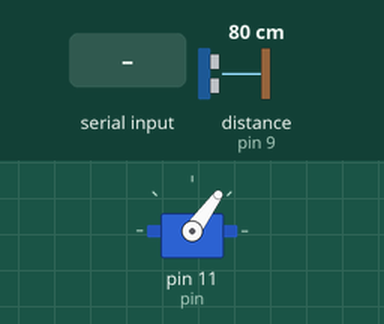
The sketch below on a simulated Arduino Uno, built with avr-gcc and run on an emulated ATmega328P. Parts: servo. The test bench sets the inputs (shaded band); at power-on: distance to the obstacle (sensor on pin 9) 80 cm. The echo pulse lasts 58.3 µs per cm; what the sketch prints to the serial monitor is not drawn.

Above: at 1.2 s.
1.3 s: "]" received over Serial
At 2.1 s:
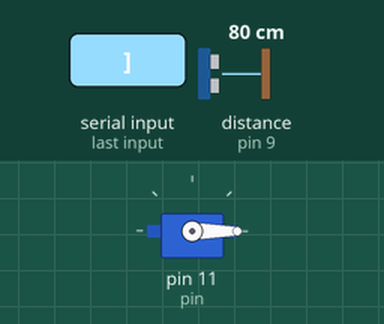
Timing chart, 0 to 4.3 s (numbered marks = the images above; inputs shaded):
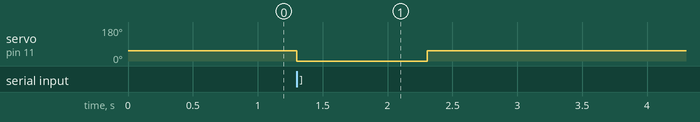

Measured:
- after the input at 1.3 s, servo on pin 11 (pin): 54° → 0° at once, → 54° 1.0 s later

The sketch:

arduino.ino
```cpp
//from serial port input (via serial monitor)
//serial monitor if desired
// * is used as the data string delimiter
// , is used to delimit individual data

#include <Servo.h>
#include <MemoryFree.h>
Servo myservo;  // create servo object to control a servo

// PIN SETUP
int pin = 11; // FAN - PWM pin

const int trigPin = 10;  // Sensor - TRIG Pin
const int echoPin = 9; // Sensor - ECHO Pin

String string = "";
int throttleDelayValue = 1000; // in ms, between each individual throttle value
int commandDelayValue = 3000; // in ms, between entire commands of getFitness from python

int getNumElements(String string)
{
  // Count number of elements by counting number of commas+1.
  int numCommas = 0;
  for(int i = 0; i < string.length(); i++)
  {
    char c = string.charAt(i);
    if(c == ',')
    {
      numCommas += 1;
    }
  }
  int numElements = numCommas + 1; // "12, 2, 3" => 2 commas => 3 elements
  return numElements;
}

int* parseString(String string)
{
  // Returns an integer array parsed
  // I.e, input = "[1, 2, 3]"
  // should output int array with [1, 2, 3]

  int arraySize = getNumElements(string);
  int* arr = new int[arraySize];
  String temp = "";
  int arrayIndex = 0;
  for(int i = 0; i < string.length(); i++)
  {
    char c = string.charAt(i);
    if(c == '[')
    {
      // Skip the start/end delimiters
      continue;
    }

    if(c == ',' || c == ']')
    {
      // If its a comma, we finished parsing 1 number, lets cast it to an int and add it the array
      int casted = temp.toInt();
      arr[arrayIndex] = casted;
      temp = "";
      arrayIndex += 1;
    }
    else
    {
      // If its not comma, then its a digit (so add it to a temporary string so we can read numbers)
      temp += c;
    }
  }

  return arr;
}

int execute(int throttleValue) // returns the height from this execution
{
  myservo.write(throttleValue);
  digitalWrite(trigPin, LOW);
  delayMicroseconds(2);
  digitalWrite(trigPin, HIGH);
  delayMicroseconds(10);
  digitalWrite(trigPin, LOW);
  long duration = pulseIn(echoPin, HIGH);
  int distance = round(10.0 * duration * 0.034 / 2.0);
  return distance;
}

int height;
String reply;


void setup() {
  // Serial Communication
  Serial.begin(9600);

  // Setup the pin to command
  myservo.attach(pin);  // attaches the servo on pin 9 to the servo object

  // For the distance sensor.
  pinMode(trigPin, OUTPUT); // Sets the trigPin as an Output
  pinMode(echoPin, INPUT); // Sets the echoPin as an Input
}

void loop() {
  myservo.writeMicroseconds(1100);

  if (Serial.available() > 0)  {
    char c = Serial.read();  //gets one byte from serial buffer
    if(c == '[')
    {
      // Start of transmission!
      string = "[";
    }
    else if(c == ']')
    {
      string += "]";
      // End of transmission!
      //Serial.println(string);  // Echo back what we read (testing)

      // String string (command) = "[1270,1270,1272,1270,1268,1268,1272,1272,1269,1272]";
      // Parse
      // int[] myValues = new int[1270,1270,1272,1270,1268,1268,1272,1272,1269,1272];
      // Execute myvalues
      // Record Heights
      // int[] heights = [1, 2, 5, 10, 3, 6, 7, 3, 2];
      // Send back command+heights

      myservo.writeMicroseconds(1100);

      // Parse the string into an array of integers
      int* parsedArray = parseString(string);
      int arraySize = getNumElements(string);

      // And then, execute those values
      int* heights = new int[arraySize];
      for(int i = 0; i < arraySize; i++)
      {
        int throttleValue = parsedArray[i];
        int height = execute(throttleValue);
        heights[i] = height;
        delay(throttleDelayValue);
      }

      // Then send back the heights for each value executed.
      reply = string;
      reply += "{";
      // [1270, 1271]{1, 3}
      for(int i = 0; i < arraySize; i++)
      {
        height = heights[i];
        reply += String(height);
        if(i != arraySize-1) // if not the last, add a comma
        {
          reply += ",";
        }
      }

      // Free memory
      delete parsedArray;
      delete heights;

      reply += "}";
      myservo.writeMicroseconds(1100);
      delay(commandDelayValue);
      Serial.println(reply);
      string="";
    }
    else
    {
      // Reading the incoming chromosome, 1 character (byte) at a time
      string += c;
    }
  }
}
```
